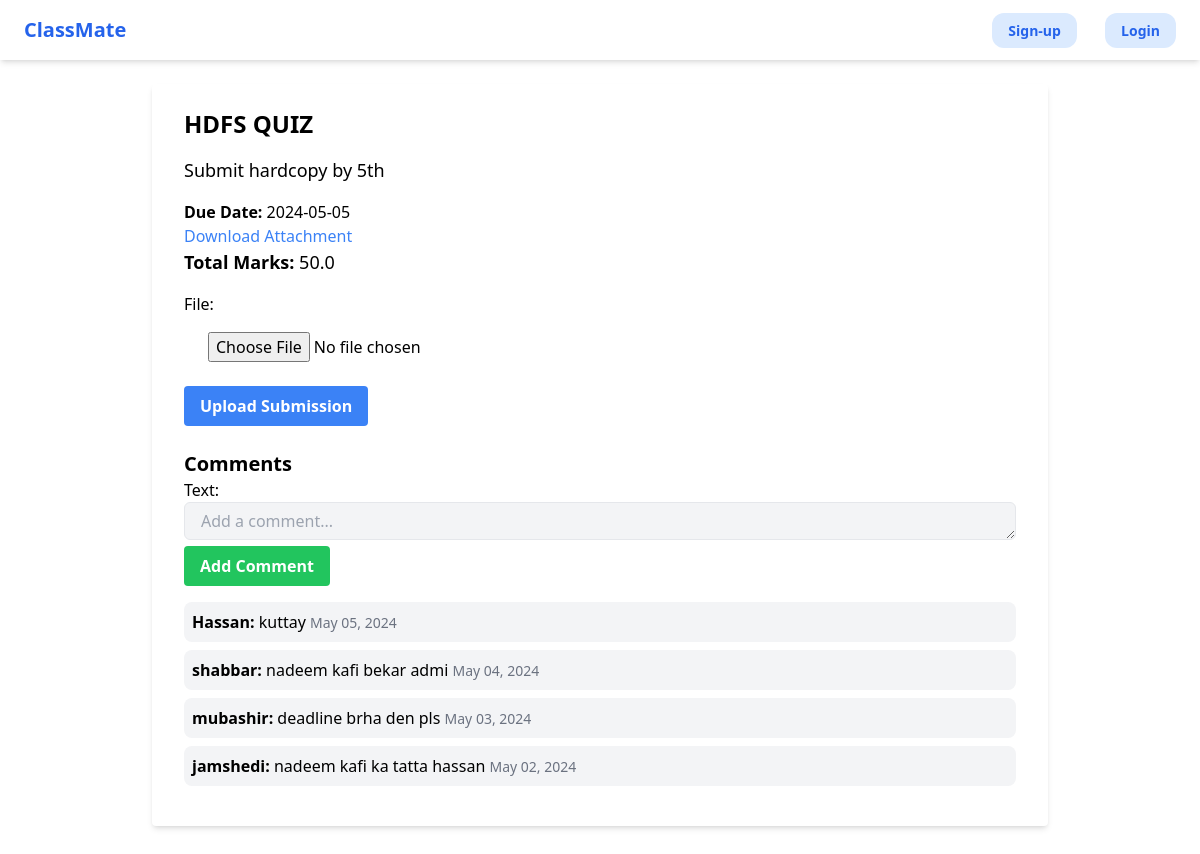
Page /classroom/assignment/1/ on the committed database.
### classroom/models.py (models this page shows, shortened)
class Assignment(models.Model):
    classroom = models.ForeignKey(Classroom, on_delete=models.CASCADE)
    title = models.CharField(max_length=255)
    description = models.TextField()
    due_date = models.DateField()
    is_done = models.BooleanField(default=False)
    file = models.FileField(upload_to='assignments/', blank=True, null=True)
    total_marks = models.FloatField(default=0)
    def get_total_marks(self):
        if self.total_marks == 0:
            return "Not Graded"
        return self.total_marks

### comment/models.py (models this page shows, shortened)
class Comment(models.Model):
    assignment = models.ForeignKey(Assignment, on_delete=models.CASCADE, related_name='comments', blank=True, null=True)
    user = models.ForeignKey(UserProfile, on_delete=models.CASCADE)
    text = models.TextField()
    created_at = models.DateTimeField(auto_now_add=True)
    class Meta:
        ordering = ['-created_at']

### core/models.py (models this page shows, shortened)
class UserProfile(models.Model):
    user = models.OneToOneField(User, on_delete=models.CASCADE, related_name='profile')
    is_student = models.BooleanField(default=False)
    is_instructor = models.BooleanField(default=False)

### classroom/views.py (the view, shortened to what this page needs)
# urls.py: path('assignment/<int:assignment_id>/', views.assignment_detail, name='assignment_detail'),
def assignment_detail(request, assignment_id):
    assignment = get_object_or_404(Assignment, id=assignment_id)
    submission_form = SubmissionForm()
    comment_form = CommentForm()  # Instance of the comment form
    comments = Comment.objects.filter(assignment=assignment)  # Fetch comments related to the assignment
    submission_exists = False  # Default value for submission existence check
    existing_submission = None
    if request.user.is_authenticated:
        user_profile = request.user.profile
        existing_submission = Submission.objects.filter(assignment=assignment, student=user_profile).first()
        if existing_submission:
            submission_exists = True
    context = {
        'assignment': assignment,
        'submission_form': submission_form,
        'comment_form': comment_form,
        'comments': comments,
        'submission_exists': submission_exists,
        'existing_submission': existing_submission
    }
    return render(request, 'classroom/assignment_detail.html', context)

### submission/forms.py
class SubmissionForm(forms.ModelForm):
    class Meta:
        model = Submission
        fields = [ 'file']
    file = forms.FileField(widget=forms.FileInput(attrs={
        'placeholder': 'File',
        'class': 'w-full py-4 px-6 rounded mb-2'
        }))

### comment/forms.py
class CommentForm(forms.ModelForm):
    class Meta:
        model = Comment
        fields = ['text']
        widgets = {
            'text': forms.Textarea(attrs={
                'rows': 1.5,
                'placeholder': 'Add a comment...',
                'class': 'w-full bg-gray-100 border rounded-md py-2 px-4 leading-tight focus:outline-none focus:bg-white focus:border-blue-500'
            })
        }

### classroom/templates/classroom/assignment_detail.html (shortened to what this page needs)
{% extends 'core/base.html' %}
{% load tz %}
{% block content %}
<div class="flex justify-center">
    <div class="max-w-4xl w-full">
        <div class="bg-white shadow-md rounded px-8 pt-6 pb-8 mb-4">
            <h1 class="text-2xl font-semibold mb-4">{{ assignment.title }}</h1>
            <p class="text-lg mb-4">{{ assignment.description }}</p>
            <p><strong>Due Date:</strong> {{ assignment.due_date|date:"Y-m-d" }}</p>
            {% if assignment.file %}
            <p><a href="{{ assignment.file.url }}" target="_blank" class="text-blue-500 hover:underline">Download Attachment</a></p>
            {% else %}
            <p>No attachment available.</p>
            {% endif %}
            <p class="text-lg"><strong>Total Marks:</strong> {{ assignment.get_total_marks }}</p>
            {% if assignment.due_date|date:"Y-m-d" > now|date:"Y-m-d" %}
                {% if submission_exists %}
                <a href="{% url 'submission:unsubmit_assignment' existing_submission.id %}" class="text-red-500 hover:underline">Unsubmit</a>
                <p>You have already submitted this assignment.</p>
                {% else %}
                <form method="post" enctype="multipart/form-data" class="mt-4">
                    {{ submission_form.as_p }}
                    <button name="submit_assignment" type="submit" class="bg-blue-500 hover:bg-blue-700 text-white font-bold py-2 px-4 rounded">
                        Upload Submission
                    </button>
                </form>
                {% endif %}
            {% else %}
            <p class="text-red-500">Assignment submission is closed.</p>
            {% endif %}
            <div class="mt-6">
                <h2 class="text-xl font-semibold">Comments</h2>
                <form method="post" class="mb-4">
                    {{ comment_form.as_p }}
                    <button name="add_comment" type="submit" class="bg-green-500 hover:bg-green-700 text-white font-bold py-2 px-4 rounded">
                        Add Comment
                    </button>
                </form>
                <ul>
                    {% for comment in comments %}
                    <li class="mb-2 p-2 bg-gray-100 rounded-lg">
                        <strong>{{ comment.user.user.username }}:</strong> {{ comment.text }}
                        <small class="text-sm text-gray-500">{{ comment.created_at|date:"M d, Y" }}</small>
                    </li>
                    {% empty %}
                    <p>No comments yet.</p>
                    {% endfor %}
                </ul>
            </div>
        </div>
    </div>
</div>
{% endblock %}

### core/templates/core/base.html (shortened to what this page needs)
<!DOCTYPE html>
<html>
<head>
    <script src="https://cdn.tailwindcss.com"></script>
</head>
<body>
    <nav class="py-4 px-6 flex justify-between items-center bg-white shadow-md">
        <a href="/" class="text-xl font-semibold text-blue-600">ClassMate</a>
        <div class="space-x-6">
            {% if request.user.is_authenticated %}
                <a href="{% url 'dashboard' %}" class="border border-gray-300 text-gray-800 hover:bg-gray-100 text-sm font-semibold py-2 px-4 rounded-lg">Dashboard</a>
                <a href="{% url 'logout' %}" class="rounded-xl bg-blue-600 text-white text-sm font-semibold py-2 px-4 hover:bg-blue-700">Logout</a>
            {% else %}
                <a href="{% url 'signup' %}" class="rounded-xl bg-blue-100 text-blue-600 text-sm font-semibold py-2 px-4 hover:bg-blue-200">Sign-up</a>
                <a href="{% url 'login' %}" class="rounded-xl bg-blue-100 text-blue-600 text-sm font-semibold py-2 px-4 hover:bg-blue-200">Login</a>
            {% endif %}
        </div>
    </nav>
    <div class="px-6 py-6">
        {% block content %}
        {% endblock %}
    </div>
</body>
</html>

### rows in the picture
Assignment: title "HDFS QUIZ", description "Submit hardcopy by 5th", due_date "2024-05-05", get_total_marks "50.0"
Comment: user.user.username "Hassan", text "kuttay", created_at "May 05, 2024"
Comment: user.user.username "shabbar", text "nadeem kafi bekar admi", created_at "May 04, 2024"
Comment: user.user.username "mubashir", text "deadline brha den pls", created_at "May 03, 2024"
Comment: user.user.username "jamshedi", text "nadeem kafi ka tatta hassan", created_at "May 02, 2024"
